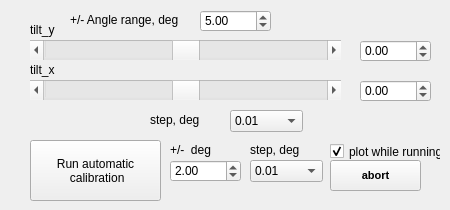
         <widget class="QWidget" name="tab_2">
          <attribute name="title">
           <string>Calibrate tilts</string>
          </attribute>
          <widget class="QDoubleSpinBox" name="doubleSpinBox_tilt_x">
           <property name="geometry">
            <rect>
             <x>360</x>
             <y>80</y>
             <width>71</width>
             <height>22</height>
            </rect>
           </property>
           <property name="minimum">
            <double>-99.989999999999995</double>
           </property>
           <property name="singleStep">
            <double>0.100000000000000</double>
           </property>
          </widget>
          <widget class="QScrollBar" name="horizontalScrollBar_tilt_x">
           <property name="geometry">
            <rect>
             <x>30</x>
             <y>80</y>
             <width>311</width>
             <height>20</height>
            </rect>
           </property>
           <property name="maximum">
            <number>1000</number>
           </property>
           <property name="value">
            <number>500</number>
           </property>
           <property name="orientation">
            <enum>Qt::Horizontal</enum>
           </property>
          </widget>
          <widget class="QDoubleSpinBox" name="doubleSpinBox_tilt_y">
           <property name="geometry">
            <rect>
             <x>360</x>
             <y>40</y>
             <width>71</width>
             <height>22</height>
            </rect>
           </property>
           <property name="minimum">
            <double>-99.989999999999995</double>
           </property>
           <property name="singleStep">
            <double>0.100000000000000</double>
           </property>
          </widget>
          <widget class="QLabel" name="label_53">
           <property name="geometry">
            <rect>
             <x>150</x>
             <y>110</y>
             <width>71</width>
             <height>20</height>
            </rect>
           </property>
           <property name="text">
            <string>step, deg</string>
           </property>
          </widget>
          <widget class="QDoubleSpinBox" name="doubleSpinBox_angle_range">
           <property name="geometry">
            <rect>
             <x>200</x>
             <y>10</y>
             <width>71</width>
             <height>22</height>
            </rect>
           </property>
           <property name="singleStep">
            <double>0.100000000000000</double>
           </property>
           <property name="value">
            <double>5.000000000000000</double>
           </property>
          </widget>
          <widget class="QLabel" name="label_52">
           <property name="geometry">
            <rect>
             <x>70</x>
             <y>10</y>
             <width>121</width>
             <height>20</height>
            </rect>
           </property>
           <property name="text">
            <string>+/- Angle range, deg</string>
           </property>
          </widget>
          <widget class="QScrollBar" name="horizontalScrollBar_tilt_y">
           <property name="geometry">
            <rect>
             <x>30</x>
             <y>40</y>
             <width>311</width>
             <height>20</height>
            </rect>
           </property>
           <property name="maximum">
            <number>1000</number>
           </property>
           <property name="value">
            <number>500</number>
           </property>
           <property name="orientation">
            <enum>Qt::Horizontal</enum>
           </property>
          </widget>
          <widget class="QComboBox" name="comboBox_angle_step">
           <property name="geometry">
            <rect>
             <x>230</x>
             <y>110</y>
             <width>73</width>
             <height>22</height>
            </rect>
           </property>
           <property name="currentText">
            <string>0.01</string>
           </property>
           <item>
            <property name="text">
             <string>0.01</string>
            </property>
           </item>
           <item>
            <property name="text">
             <string>0.1</string>
            </property>
           </item>
           <item>
            <property name="text">
             <string>1</string>
            </property>
           </item>
          </widget>
          <widget class="QLabel" name="label_62">
           <property name="geometry">
            <rect>
             <x>30</x>
             <y>20</y>
             <width>41</width>
             <height>20</height>
            </rect>
           </property>
           <property name="text">
            <string>tilt_y</string>
           </property>
          </widget>
          <widget class="QLabel" name="label_63">
           <property name="geometry">
            <rect>
             <x>30</x>
             <y>60</y>
             <width>41</width>
             <height>20</height>
            </rect>
           </property>
           <property name="text">
            <string>tilt_x</string>
           </property>
          </widget>
          <widget class="QPushButton" name="pushButton_run_automatic_calibration">
           <property name="geometry">
            <rect>
             <x>30</x>
             <y>140</y>
             <width>131</width>
             <height>61</height>
            </rect>
           </property>
           <property name="text">
            <string>Run automatic
 calibration</string>
           </property>
          </widget>
          <widget class="QCheckBox" name="checkBox_plot_while_running">
           <property name="geometry">
            <rect>
             <x>330</x>
             <y>140</y>
             <width>111</width>
             <height>23</height>
            </rect>
           </property>
           <property name="text">
            <string>plot while running?</string>
           </property>
           <property name="checked">
            <bool>true</bool>
           </property>
          </widget>
          <widget class="QPushButton" name="pushButton_abort_automatic_calibration">
           <property name="geometry">
            <rect>
             <x>330</x>
             <y>160</y>
             <width>91</width>
             <height>31</height>
            </rect>
           </property>
           <property name="font">
            <font>
             <pointsize>8</pointsize>
             <weight>75</weight>
             <bold>true</bold>
            </font>
           </property>
           <property name="text">
            <string>abort</string>
           </property>
          </widget>
          <widget class="QDoubleSpinBox" name="doubleSpinBox_angle_range_automatic">
           <property name="geometry">
            <rect>
             <x>170</x>
             <y>160</y>
             <width>71</width>
             <height>22</height>
            </rect>
           </property>
           <property name="singleStep">
            <double>0.100000000000000</double>
           </property>
           <property name="value">
            <double>2.000000000000000</double>
           </property>
          </widget>
          <widget class="QLabel" name="label_64">
           <property name="geometry">
            <rect>
             <x>170</x>
             <y>140</y>
             <width>61</width>
             <height>20</height>
            </rect>
           </property>
           <property name="text">
            <string>+/-  deg</string>
           </property>
          </widget>
          <widget class="QComboBox" name="comboBox_angle_step_automatic">
           <property name="geometry">
            <rect>
             <x>250</x>
             <y>160</y>
             <width>73</width>
             <height>22</height>
            </rect>
           </property>
           <property name="currentText">
            <string>0.01</string>
           </property>
           <item>
            <property name="text">
             <string>0.01</string>
            </property>
           </item>
           <item>
            <property name="text">
             <string>0.05</string>
            </property>
           </item>
           <item>
            <property name="text">
             <string>0.1</string>
            </property>
           </item>
          </widget>
          <widget class="QLabel" name="label_65">
           <property name="geometry">
            <rect>
             <x>250</x>
             <y>140</y>
             <width>71</width>
             <height>20</height>
            </rect>
           </property>
           <property name="text">
            <string>step, deg</string>
           </property>
          </widget>
         </widget>
